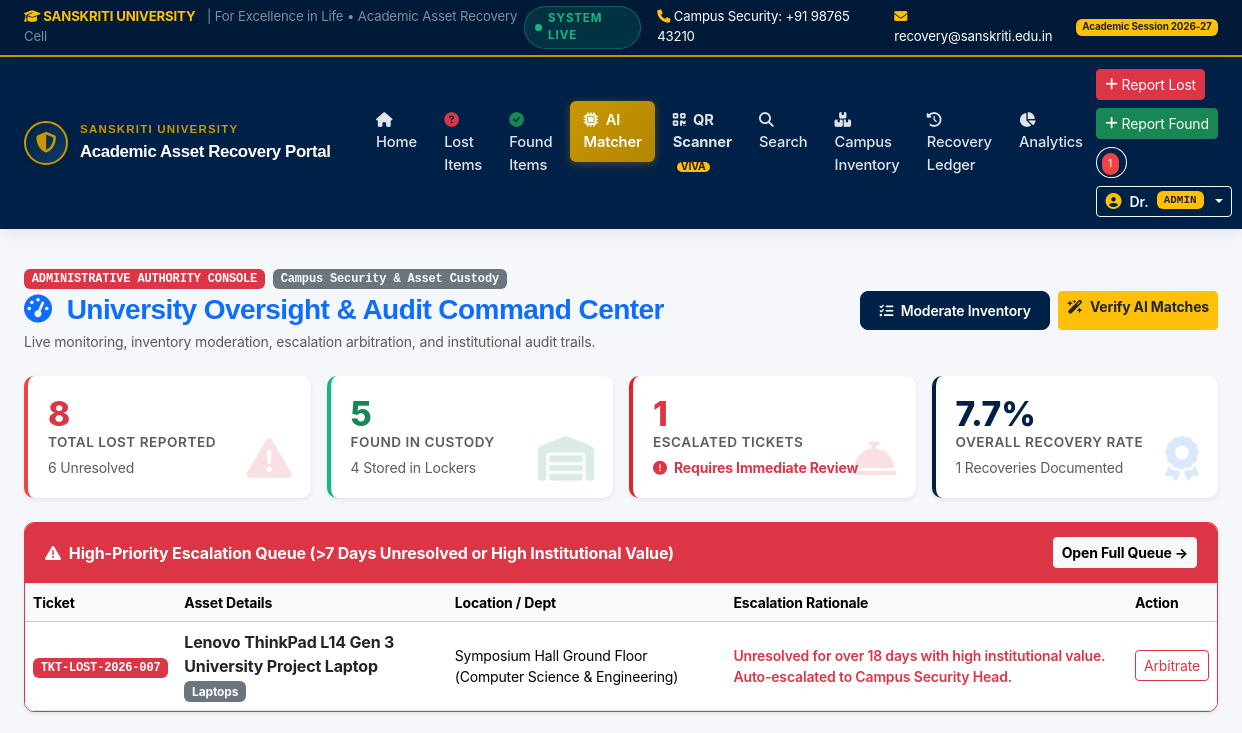
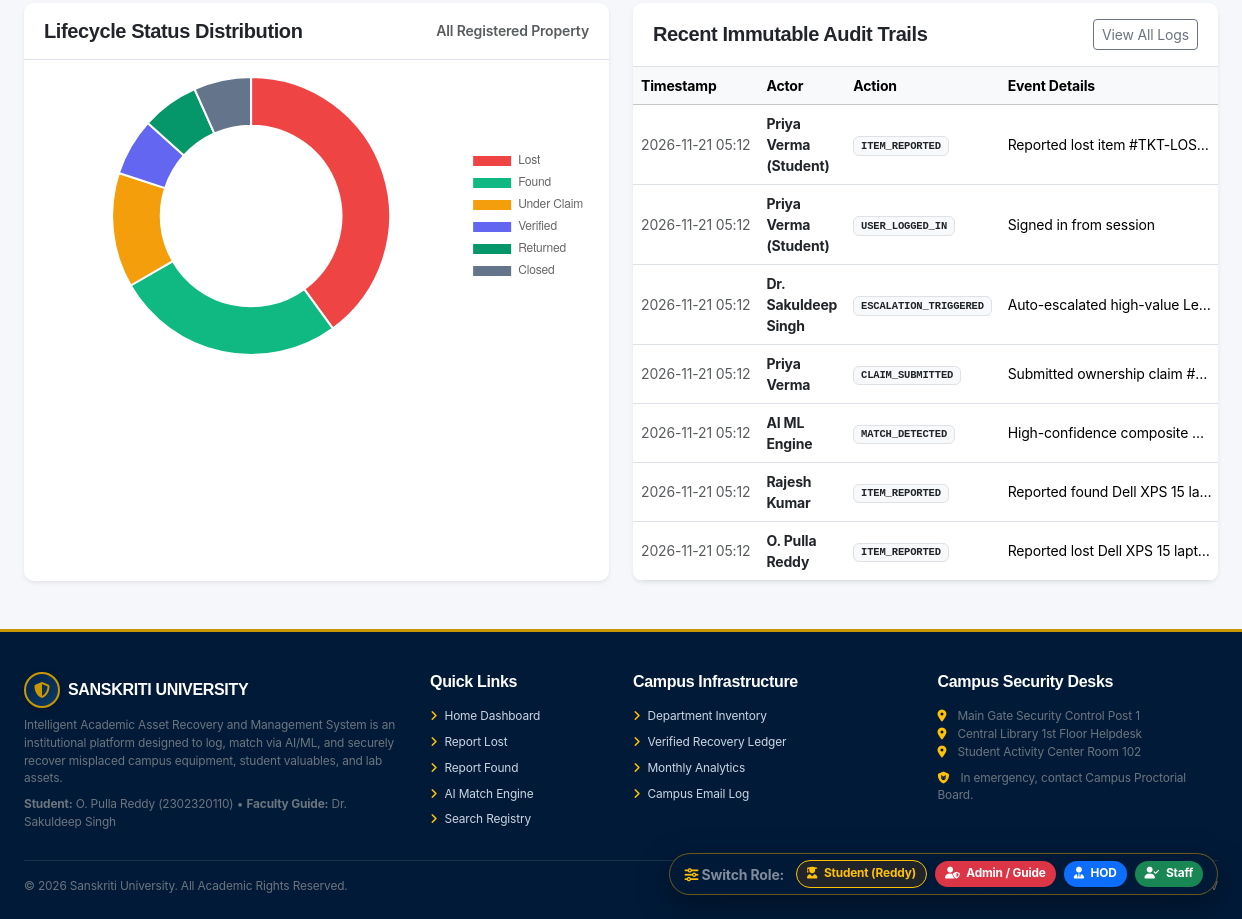
The app's page /admin/dashboard (signed in), older data (2 pictures, top to bottom).
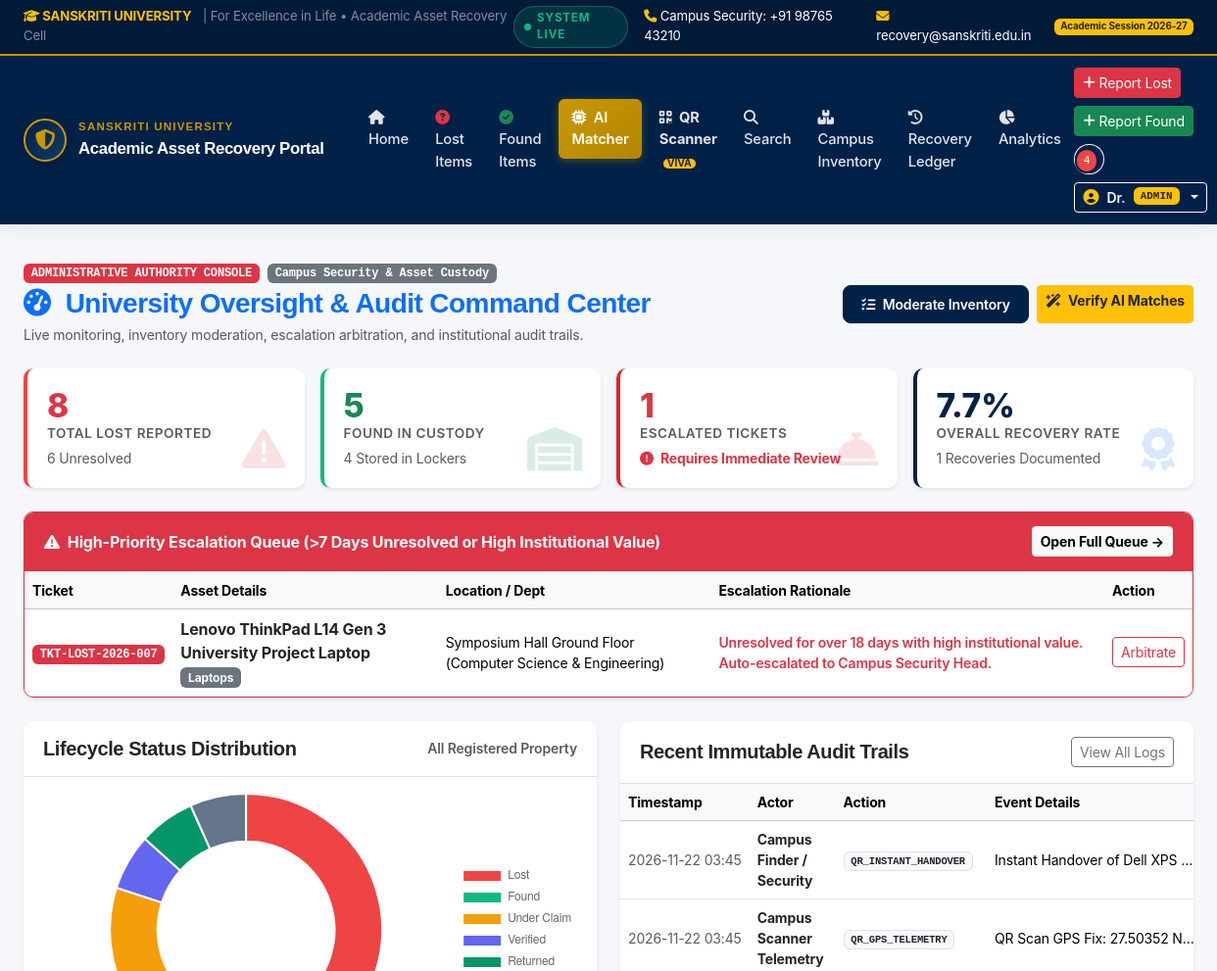
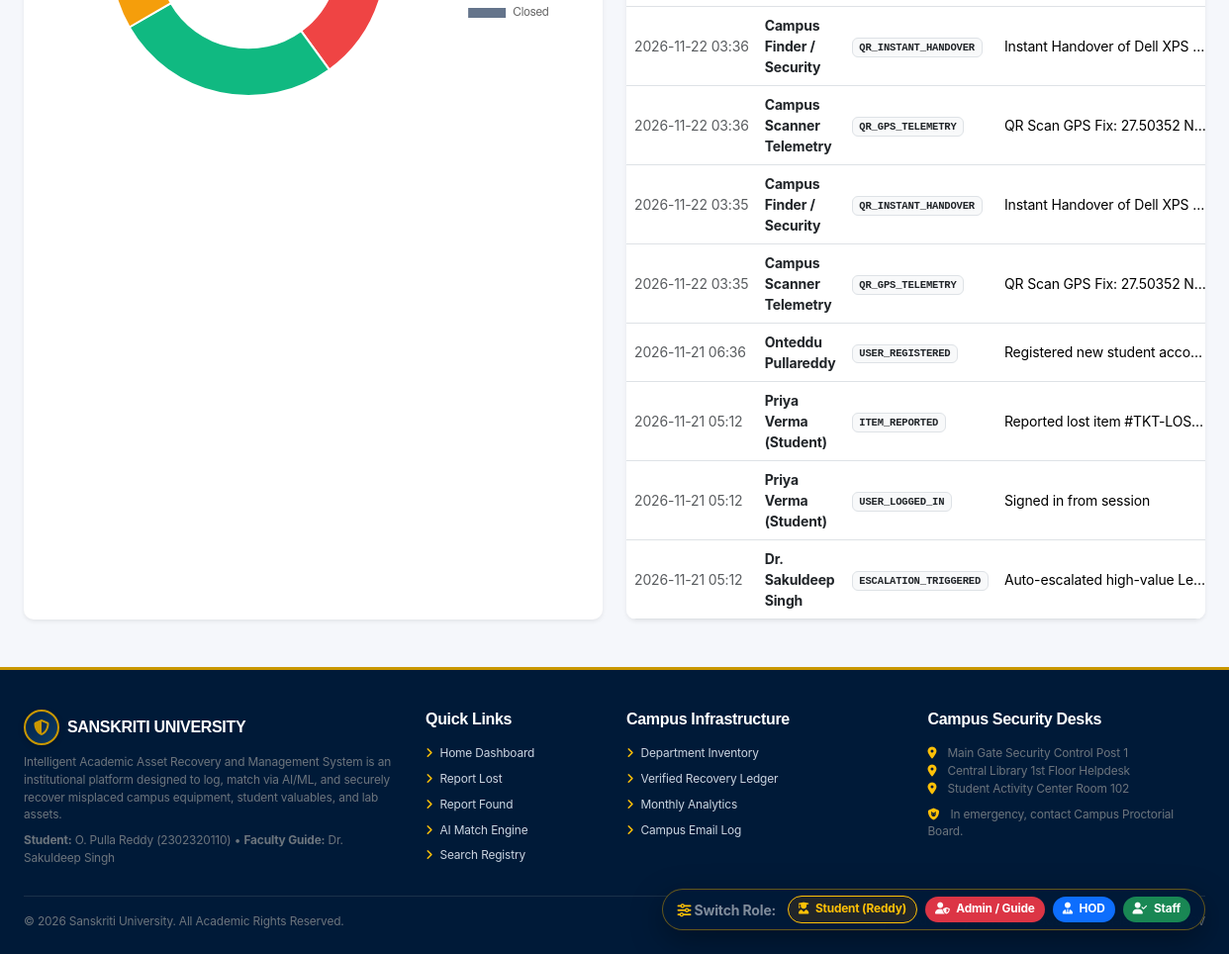
The same page, newer data (2 pictures, top to bottom).
### tables this page shows
CREATE TABLE items (
        id INTEGER PRIMARY KEY AUTOINCREMENT,
        ticket_number TEXT UNIQUE NOT NULL,
        type TEXT NOT NULL, -- 'lost' or 'found'
        title TEXT NOT NULL,
        category TEXT NOT NULL,
        description TEXT NOT NULL,
        department TEXT NOT NULL,
        location TEXT NOT NULL,
        building_zone TEXT NOT NULL,
        date_event TEXT NOT NULL,
        time_event TEXT,
        image_path TEXT,
        user_id INTEGER,
        reporter_name TEXT,
        reporter_contact TEXT,
        is_anonymous INTEGER DEFAULT 0,
        status TEXT NOT NULL DEFAULT 'Lost', -- 'Lost', 'Found', 'Under Claim', 'Verified', 'Returned', 'Closed'
        serial_number_hint TEXT,
        identifying_marks TEXT,
        storage_location TEXT,
        escalated INTEGER DEFAULT 0,
        escalation_reason TEXT,
        escalated_at TIMESTAMP,
        created_at TIMESTAMP DEFAULT CURRENT_TIMESTAMP,
        updated_at TIMESTAMP DEFAULT CURRENT_TIMESTAMP,
        FOREIGN KEY (user_id) REFERENCES users (id) ON DELETE SET NULL
    );

CREATE TABLE audit_logs (
        id INTEGER PRIMARY KEY AUTOINCREMENT,
        user_id INTEGER,
        user_name TEXT,
        action TEXT NOT NULL,
        target_type TEXT NOT NULL,
        target_id INTEGER,
        details TEXT,
        timestamp TIMESTAMP DEFAULT CURRENT_TIMESTAMP,
        FOREIGN KEY (user_id) REFERENCES users (id) ON DELETE SET NULL
    );

### app.py (the view)
@app.route('/admin/dashboard')
@login_required
@role_required('admin', 'staff', 'dept_head')
def admin_dashboard():
    stats = get_system_stats()
    escalated_items = database.query_db("SELECT * FROM items WHERE escalated = 1 ORDER BY id DESC")
    recent_logs = database.query_db("SELECT * FROM audit_logs ORDER BY id DESC LIMIT 10")
    return render_template('admin/dashboard.html', stats=stats, escalated_items=escalated_items, recent_logs=recent_logs)

### app.py (called while the page is built)
@app.template_filter('format_dt')
def format_dt(value, fmt='%Y-%m-%d %H:%M'):
    if not value:
        return 'N/A'
    if isinstance(value, datetime):
        return value.strftime(fmt)
    return str(value)[:16]

@app.context_processor
def inject_global_template_data():
    user = get_current_user()
    unread_count = 0
    if user:
        row = database.query_db("SELECT COUNT(*) as c FROM notifications WHERE user_id = ? AND is_read = 0", (user['id'],), one=True)
        unread_count = row['c'] if row else 0
    return {
        'current_user': user,
        'unread_notifs_count': unread_count,
        'now_year': datetime.now().year
    }

### auth_helper.py (called while the page is built)
def get_current_user():
    if 'user_id' not in session:
        return None
    user = database.query_db("SELECT * FROM users WHERE id = ?", (session['user_id'],), one=True)
    return user

def login_required(f):
    @wraps(f)
    def decorated_function(*args, **kwargs):
        if 'user_id' not in session:
            flash("Please sign in with your university account to access this page.", "warning")
            return redirect(url_for('login', next=request.url))
        return f(*args, **kwargs)
    return decorated_function

### templates/admin/dashboard.html (shortened to what the changed rows need)
{% extends 'base.html' %}
{% block content %}
<div class="container-fluid px-4">
    {% if escalated_items %}
    <div class="card border-danger mb-4 shadow-sm" style="background-color: #fff8f8;">
        <div class="card-body p-0">
            <div class="table-responsive">
                <table class="table table-hover align-middle mb-0">
                    <thead class="table-light small">
                        <tr>
                            <th>Ticket</th>
                            <th>Asset Details</th>
                            <th>Location / Dept</th>
                            <th>Escalation Rationale</th>
                            <th>Action</th>
                        </tr>
                    </thead>
                    <tbody>
                        {% for esc in escalated_items %}
                        <tr>
                            <td><span class="badge bg-danger font-monospace">{{ esc.ticket_number }}</span></td>
                            <td>
                                <div class="fw-bold text-dark">{{ esc.title }}</div>
                                <span class="badge bg-secondary">{{ esc.category }}</span>
                            </td>
                            <td class="small">{{ esc.location }} ({{ esc.department }})</td>
                            <td class="small text-danger fw-semibold">{{ esc.escalation_reason }}</td>
                            <td>
                                <a href="{{ url_for('item_detail', item_id=esc.id) }}" class="btn btn-sm btn-outline-danger">Arbitrate</a>
                            </td>
                        </tr>
                        {% endfor %}
                    </tbody>
                </table>
            </div>
        </div>
    </div>
    {% endif %}
    <div class="row g-4 mb-4">
        <div class="col-lg-6">
            <div class="card shadow-sm border-0 h-100">
                <div class="card-body p-0">
                    <div class="table-responsive">
                        <table class="table table-hover align-middle mb-0 small">
                            <thead class="table-light">
                                <tr>
                                    <th>Timestamp</th>
                                    <th>Actor</th>
                                    <th>Action</th>
                                    <th>Event Details</th>
                                </tr>
                            </thead>
                            <tbody>
                                {% for log in recent_logs %}
                                <tr>
                                    <td class="text-muted text-nowrap">{{ log.timestamp | format_dt }}</td>
                                    <td class="fw-bold text-dark">{{ log.user_name }}</td>
                                    <td><span class="badge bg-light text-dark border font-monospace">{{ log.action }}</span></td>
                                    <td class="text-truncate" style="max-width: 220px;" title="{{ log.details }}">{{ log.details }}</td>
                                </tr>
                                {% else %}
                                <tr>
                                    <td colspan="4" class="text-center py-4 text-muted">No audit logs recorded yet.</td>
                                </tr>
                                {% endfor %}
                            </tbody>
                        </table>
                    </div>
                </div>
            </div>
        </div>
    </div>
</div>
{% endblock %}
{% block extra_js %}
<script>
document.addEventListener('DOMContentLoaded', function() {
    const statsPayload = {
        statuses: {
            labels: ['Lost', 'Found', 'Under Claim', 'Verified', 'Returned', 'Closed'],
            counts: [
                {{ stats.active_lost }},
                {{ stats.active_found }},
                {{ stats.under_claim_count or 1 }},
                {{ stats.verified_count or 1 }},
                {{ stats.recovered_count }},
                {{ stats.closed_count or 1 }}
            ]
        }
    };
    initReportsCharts(statsPayload);
});
</script>
{% endblock %}

### templates/base.html (shortened to what the changed rows need)
<!DOCTYPE html>
<html lang="en">
<head>
    <link href="https://cdn.jsdelivr.net/npm/bootstrap@5.3.3/dist/css/bootstrap.min.css" rel="stylesheet">
    <link rel="stylesheet" href="https://cdnjs.cloudflare.com/ajax/libs/font-awesome/6.5.2/css/all.min.css">
    <link rel="stylesheet" href="{{ url_for('static', filename='css/style.css') }}">
</head>
<body>
    <nav class="navbar navbar-expand-lg su-navbar sticky-top">
        <div class="container-fluid px-4">
            <div class="collapse navbar-collapse" id="suNavbarNav">
                <div class="d-flex align-items-center gap-2 flex-wrap">
                    {% if current_user %}
                        <div class="position-relative me-2">
                            <a href="{{ url_for('notifications_view') }}" class="btn btn-outline-light btn-sm rounded-circle px-2" title="Notifications">
                                {% if unread_notifs_count > 0 %}
                                    <span class="notif-badge">{{ unread_notifs_count }}</span>
                                {% endif %}
                            </a>
                        </div>
                    {% endif %}
                </div>
            </div>
        </div>
    </nav>
    <main class="flex-grow-1 py-4">
        {% block content %}{% endblock %}
    </main>
    {% block extra_js %}{% endblock %}
</body>
</html>

Row changes from the older to the newer data that the page shows:
no longer on this page (row unchanged): audit_logs: timestamp "2026-11-21 05:12", user_name "Priya Verma", action "CLAIM_SUBMITTED", details "Submitted ownership claim #…"
no longer on this page (row unchanged): audit_logs: timestamp "2026-11-21 05:12", user_name "AI ML Engine", action "MATCH_DETECTED", details "High-confidence composite…"
no longer on this page (row unchanged): audit_logs: timestamp "2026-11-21 05:12", user_name "Rajesh Kumar", action "ITEM_REPORTED", details "Reported found Dell XPS 15 la…"
no longer on this page (row unchanged): audit_logs: timestamp "2026-11-21 05:12", user_name "O. Pulla Reddy", action "ITEM_REPORTED", details "Reported lost Dell XPS 15 lapt…"
added audit_logs: timestamp "2026-11-22 03:45", user_name "Campus Finder / Security", action "QR_INSTANT_HANDOVER", details "Instant Handover of Dell XPS…"
added audit_logs: timestamp "2026-11-22 03:45", user_name "Campus Scanner Telemetry", action "QR_GPS_TELEMETRY", details "QR Scan GPS Fix: 27.50352 N…"
added audit_logs: timestamp "2026-11-22 03:36", user_name "Campus Finder / Security", action "QR_INSTANT_HANDOVER", details "Instant Handover of Dell XPS…"
added audit_logs: timestamp "2026-11-22 03:36", user_name "Campus Scanner Telemetry", action "QR_GPS_TELEMETRY", details "QR Scan GPS Fix: 27.50352 N…"
added audit_logs: timestamp "2026-11-22 03:35", user_name "Campus Finder / Security", action "QR_INSTANT_HANDOVER", details "Instant Handover of Dell XPS…"
added audit_logs: timestamp "2026-11-22 03:35", user_name "Campus Scanner Telemetry", action "QR_GPS_TELEMETRY", details "QR Scan GPS Fix: 27.50352 N…"
added audit_logs: timestamp "2026-11-21 06:36", user_name "Onteddu Pullareddy", action "USER_REGISTERED", details "Registered new student acco…"
Text that changed along with them:
{{ unread_notifs_count }}: "1" → "4"
